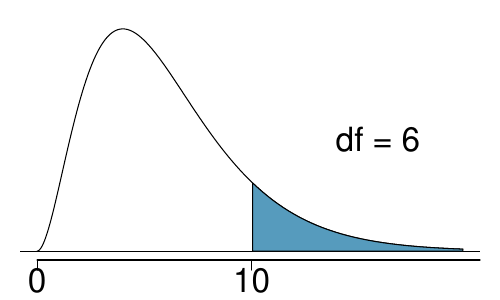

Reproduce this figure in R.
pdf('above10WithDF6.pdf', 5, 3)

chiTail(df = 6, U = 10)

dev.off()